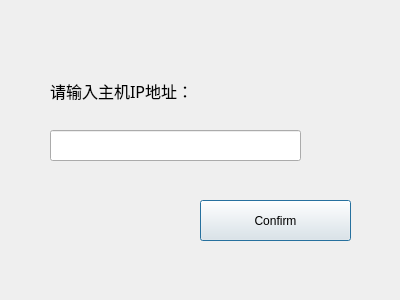
<?xml version="1.0" encoding="UTF-8"?>
<ui version="4.0">
 <class>connectingDialog</class>
 <widget class="QDialog" name="connectingDialog">
  <property name="geometry">
   <rect>
    <x>0</x>
    <y>0</y>
    <width>400</width>
    <height>300</height>
   </rect>
  </property>
  <property name="windowTitle">
   <string>Dialog</string>
  </property>
  <widget class="QLabel" name="label">
   <property name="geometry">
    <rect>
     <x>50</x>
     <y>70</y>
     <width>261</width>
     <height>41</height>
    </rect>
   </property>
   <property name="font">
    <font>
     <family>宋体</family>
     <pointsize>12</pointsize>
    </font>
   </property>
   <property name="text">
    <string>请输入主机IP地址：</string>
   </property>
  </widget>
  <widget class="QLineEdit" name="lineEdit">
   <property name="geometry">
    <rect>
     <x>50</x>
     <y>130</y>
     <width>251</width>
     <height>31</height>
    </rect>
   </property>
  </widget>
  <widget class="QPushButton" name="pushButton">
   <property name="geometry">
    <rect>
     <x>200</x>
     <y>200</y>
     <width>151</width>
     <height>41</height>
    </rect>
   </property>
   <property name="text">
    <string>Confirm</string>
   </property>
  </widget>
 </widget>
 <resources/>
 <connections>
  <connection>
   <sender>pushButton</sender>
   <signal>clicked()</signal>
   <receiver>connectingDialog</receiver>
   <slot>close()</slot>
   <hints>
    <hint type="sourcelabel">
     <x>275</x>
     <y>220</y>
    </hint>
    <hint type="destinationlabel">
     <x>199</x>
     <y>149</y>
    </hint>
   </hints>
  </connection>
 </connections>
</ui>
